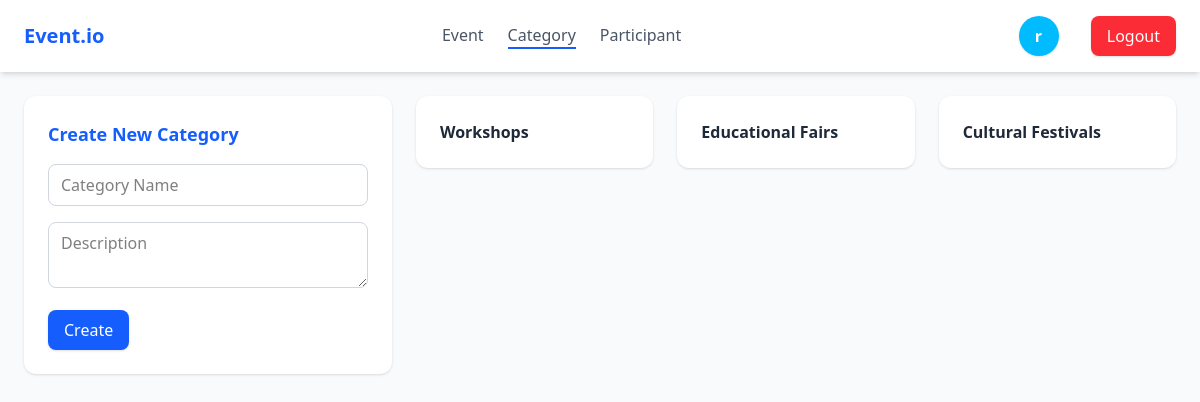
The page /category/create/ (signed in) on the database its author committed.
### events/models.py (models this page shows, shortened)
class Category(models.Model):
    name = models.CharField(max_length=200)
    description = models.TextField(blank=True)

### events/views.py (the view, shortened to what this page needs)
# urls.py: path("category/create/", views.CreateCategoryView.as_view(), name="category-create"),
class CreateCategoryView(LoginRequiredMixin, View):
    categorys = Category.objects.all()
    form = CategoryMForm()
    context = {
        "categorys": categorys,
        "active_tab": "category",
        "form": form,
    }
    def _has_permission(self, user):
        return user.is_superuser or is_organizer(user)
    def dispatch(self, request, *args, **kwargs):
        if not self._has_permission(request.user):
            messages.error(request, "You do not have permission to access this page, Login first")
            return redirect("login")
        return super().dispatch(request, *args, **kwargs)
    def get(self, request):
        return render(request, "events/category.html", self.context)

### events/forms.py
class CategoryMForm(forms.ModelForm):
    class Meta:
        model = Category
        fields = ["name", "description"]

### events/templates/events/category.html (shortened to what this page needs)
{% extends 'events/base.html' %}
{% load static %}
{% block content %}
    <div class="p-6 space-y-10">
        <div id="section-category" class="grid grid-cols-1 md:grid-cols-3 gap-6">
            <div>
                <div class="bg-white p-6 rounded-xl shadow hover:shadow-lg transition">
                    <h2 class="text-lg font-semibold mb-4 text-blue-600">Create New Category</h2>
                    <form class="space-y-4" method="POST">
                        <input type="text" placeholder="Category Name" name="name"
                            class="w-full border border-gray-300 rounded-lg px-3 py-2 focus:ring-2 focus:ring-blue-500">
                        <textarea placeholder="Description" name="description"
                            class="w-full border border-gray-300 rounded-lg px-3 py-2 focus:ring-2 focus:ring-blue-500"></textarea>
                        <button type="submit"
                            class="bg-blue-600 hover:bg-blue-700 text-white px-4 py-2 rounded-lg shadow">Create</button>
                    </form>
                </div>
            </div>
            <div class="col-span-2">
                <div class="grid grid-cols-1 sm:grid-cols-2 lg:grid-cols-3 gap-6">
                    {% for category in categorys %}
                        <div class="bg-white p-6 rounded-xl shadow hover:shadow-lg transition relative group">
                            <h3 class="font-semibold text-gray-800">{{ category.name }}</h3>
                        </div>
                    {% endfor %}
                </div>
            </div>
        </div>
    </div>
{% endblock content %}

### events/templates/events/base.html (shortened to what this page needs)
{% load static %}
<!DOCTYPE html>
<html lang="en">
<head>
    <link rel="stylesheet" href="{% static '/events/css/output.css' %}">
    <link href="{% static '/events/css/all.min.css' %}" rel="stylesheet">
</head>
<body class="bg-gray-50 font-sans">
    <nav class="bg-white shadow-md px-6 py-4 flex justify-between items-center">
        <div class="text-xl font-bold text-blue-600">Event.io</div>
        {% if request.user.is_superuser or is_organizer %}
            <div class="flex space-x-6">
                <a href="{% url 'event-create' %}">
                    <button id="btn-event"
                        class="tab-btn text-gray-600 hover:text-blue-600 font-medium {% if active_tab == 'event' %}border-b-2 border-blue-600{% endif %}">
                        Event
                    </button>
                </a>
                <a href="{% url 'category-create' %}">
                    <button id="btn-category"
                        class="tab-btn text-gray-600 hover:text-blue-600 font-medium {% if active_tab == 'category' %}border-b-2 border-blue-600{% endif %}">
                        Category
                    </button>
                </a>
                {% if request.user.is_superuser %}
                    <a href="{% url 'participant-list' %}">
                        <button id="btn-category"
                            class="tab-btn text-gray-600 hover:text-blue-600 font-medium {% if active_tab == 'participant' %}border-b-2 border-blue-600{% endif %}">
                            Participant
                        </button>
                    </a>
                {% endif %}
            </div>
        {% endif %}
        <div class="flex items-center space-x-4 gap-4">
            {% if user.is_authenticated %}
            <div class="bg-sky-400 text-white px-4 py-2 w-10 h-10 rounded-full shadow text-white font-bold">
                {{ user.username|first }}
            </div>
            <a href="{% url 'logout' %}">
                <button class="bg-red-500 hover:bg-red-600 text-white px-4 py-2 rounded-lg shadow">Logout</button>
            </a>
            {% else %}
            <a href="{% url 'login' %}" class="bg-blue-600 text-white px-4 py-2 rounded hover:bg-blue-700">Login</a>
            <a href="{% url 'logup' %}" class="bg-blue-600 text-white px-4 py-2 rounded hover:bg-blue-700">Sign Up</a>
            {% endif %}
        </div>
    </nav>
    {% block content %}{% endblock content %}
</body>
</html>

### rows shown on the page
Category: name "Workshops"
Category: name "Educational Fairs"
Category: name "Cultural Festivals"

### other values the page prints
{{ user.username|first }} "r"
